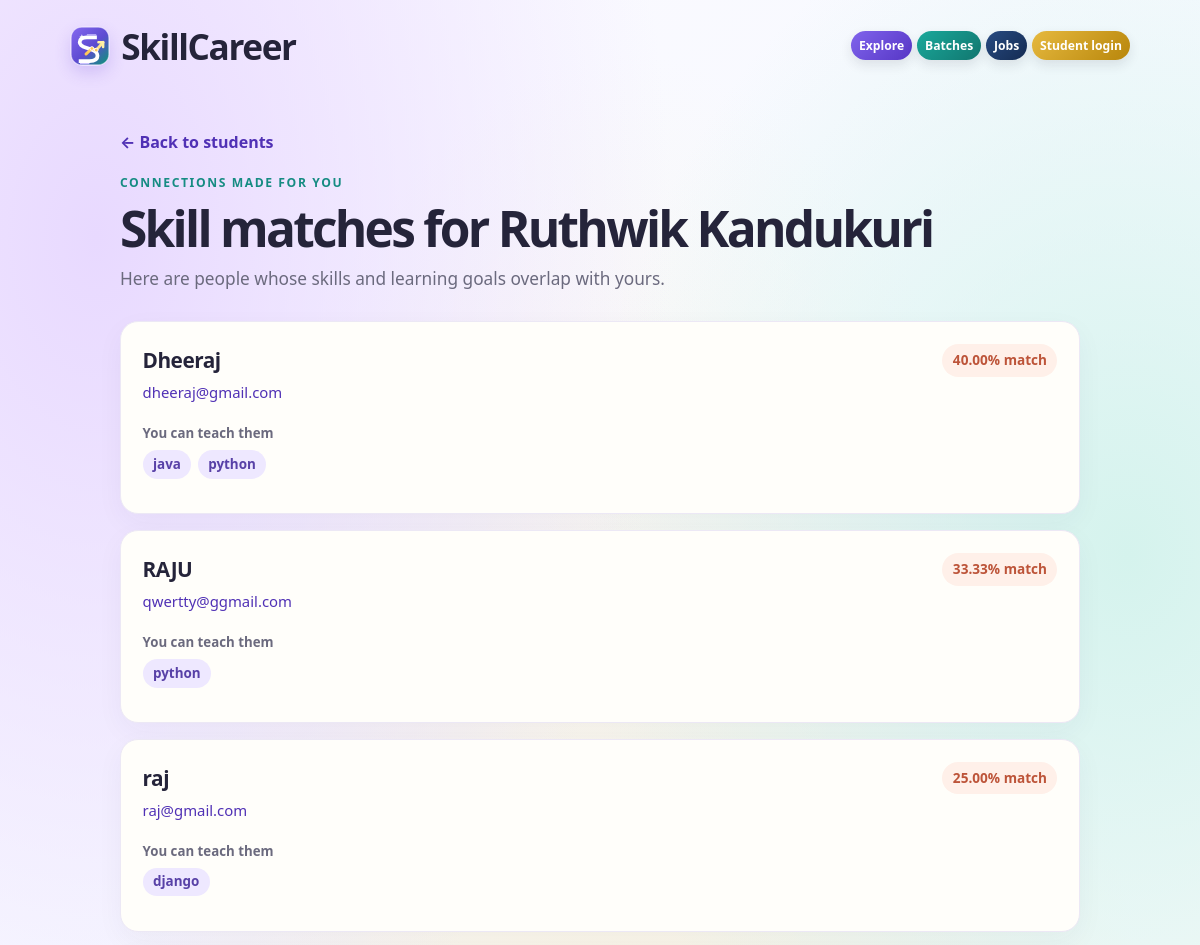
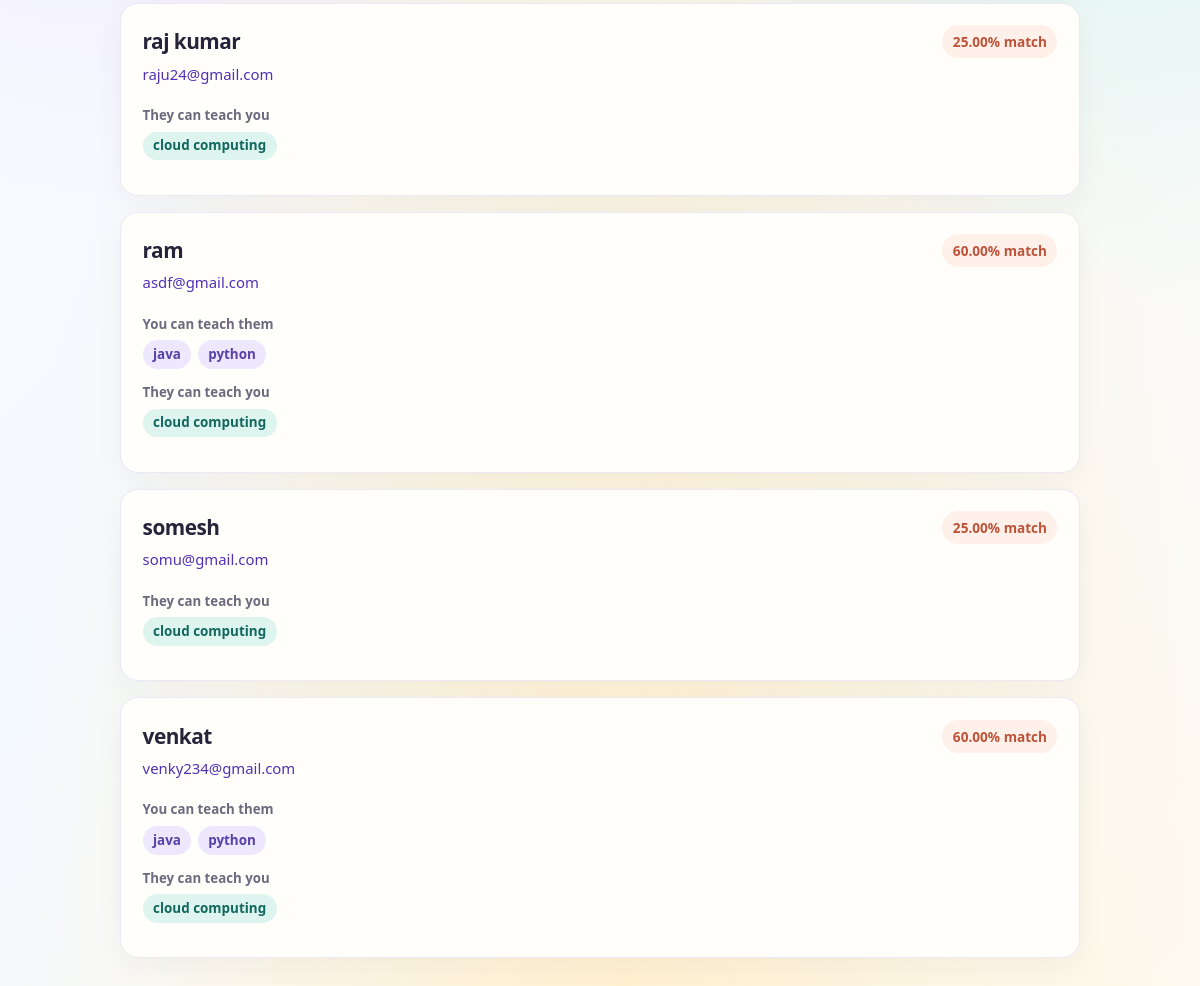
/students/6/matches/, run on the app's committed database (2 pictures, top to bottom).
### matching/models.py (models this page shows, shortened)
class Student(models.Model):
    user = models.OneToOneField(
        settings.AUTH_USER_MODEL,
        on_delete=models.SET_NULL,
        related_name="student_profile",
        null=True,
        blank=True,
    )
    name = models.CharField(max_length=100)
    email = models.EmailField()
    roll_number = models.CharField(max_length=30, unique=True)
    login_code = models.CharField(max_length=6, blank=True, default="", editable=False)
    teach_skills = models.JSONField(default=list, blank=True)
    learn_skills = models.JSONField(default=list, blank=True)
    created_at = models.DateTimeField(auto_now_add=True)
    class Meta:
        ordering = ["name", "id"]

### matching/views.py (the view)
# urls.py: path("students/<int:student_id>/matches/", views.student_matches, name="student-matches"),
def student_matches(request, student_id):
    student = _get_student(student_id)
    matches = _matching_students(student)
    return render(
        request,
        "matching/matches.html",
        {
            "student": student,
            "matches": matches,
        },
    )

### matching/services.py (called while the page is built)
def calculate_match(student1, student2):
    teach1 = set(student1.teach_skills)
    learn1 = set(student1.learn_skills)
    teach2 = set(student2.teach_skills)
    learn2 = set(student2.learn_skills)
    first_match = teach1.intersection(learn2)
    second_match = teach2.intersection(learn1)
    total_possible = len(learn1) + len(learn2)
    percentage = (
        (len(first_match) + len(second_match)) / total_possible * 100
        if total_possible
        else 0
    )
    return first_match, second_match, percentage

### matching/views.py (called while the page is built)
def _get_student(student_id):
    return get_object_or_404(Student, pk=student_id)

def _matching_students(student):
    matches = []
    for other_student in Student.objects.exclude(
        pk=student.pk,
    ).exclude(email__iexact=student.email):
        can_teach, can_learn, percentage = calculate_match(student, other_student)
        if percentage > 0:
            matches.append(
                {
                    "student": other_student,
                    "can_teach": sorted(can_teach),
                    "can_learn": sorted(can_learn),
                    "percentage": percentage,
                }
            )
    return matches

### matching/templates/matching/matches.html (shortened to what this page needs)
{% extends "matching/base.html" %}
{% block content %}
<a class="back-link" href="{% url 'student-list' %}">← Back to students</a>
<p class="eyebrow">Connections made for you</p>
<h1>Skill matches for {{ student.name }}</h1>
<p class="page-intro">Here are people whose skills and learning goals overlap with yours.</p>
{% for match in matches %}
    <section class="card">
        <div class="card-top">
            <div>
                <h2>{{ match.student.name }}</h2>
                <p class="email"><a href="mailto:{{ match.student.email }}">{{ match.student.email }}</a></p>
            </div>
            <span class="match-score">{{ match.percentage|floatformat:2 }}% match</span>
        </div>
        {% if match.can_teach %}
            <div class="skill-row">
                <span class="skill-label">You can teach them</span>
                <div class="skill-list">
                    {% for skill in match.can_teach %}<span class="skill">{{ skill }}</span>{% endfor %}
                </div>
            </div>
        {% endif %}
        {% if match.can_learn %}
            <div class="skill-row">
                <span class="skill-label">They can teach you</span>
                <div class="skill-list">
                    {% for skill in match.can_learn %}<span class="skill skill-learn">{{ skill }}</span>{% endfor %}
                </div>
            </div>
        {% endif %}
    </section>
{% empty %}
    <div class="empty-state">
        <h2>Your next match is out there</h2>
        <p class="page-intro">No matches yet. Check back as more people add their skills to the community.</p>
        <a class="button" href="{% url 'student-list' %}">Explore students</a>
    </div>
{% endfor %}
{% endblock %}

### templates/matching/base.html (style rules this page uses)
:root { color-scheme: light; --ink: #25243a; --muted: #6b6a7e; --purple: #6846d7; --purple-dark: #5031b5; --teal: #168c83; --coral: #e87961; --paper: #fffefa; --line: #ece8f5; }
* { box-sizing: border-box; }
body { min-height: 100vh; margin: 0; background: radial-gradient(ellipse at 8% 12%, #e8d9ff 0, transparent 36rem), radial-gradient(ellipse at 94% 28%, #d5f3ed 0, transparent 34rem), radial-gradient(ellipse at 52% 100%, #fff0cf 0, transparent 38rem), linear-gradient(135deg, #fcf9ff 0%, #f5faff 52%, #fffaf1 100%); color: var(--ink); font: 16px/1.6 system-ui, -apple-system, BlinkMacSystemFont, "Segoe UI", sans-serif; }
a { color: var(--purple-dark); text-decoration: none; }
h1, h2, p { margin-top: 0; }
h1 { margin-bottom: .5rem; font-size: clamp(2rem, 5vw, 3.1rem); line-height: 1.12; letter-spacing: -.055em; }
h2 { margin-bottom: .25rem; font-size: 1.3rem; letter-spacing: -.025em; }
.eyebrow { margin-bottom: .55rem; color: var(--teal); font-size: .76rem; font-weight: 800; letter-spacing: .13em; text-transform: uppercase; }
.page-intro { max-width: 680px; margin-bottom: 1.8rem; color: var(--muted); font-size: 1.08rem; }
.card { margin: 1rem 0; padding: 1.35rem; border: 1px solid var(--line); border-radius: 18px; background: var(--paper); box-shadow: 0 9px 28px #30235b0b; transition: transform .18s ease, box-shadow .18s ease; }
.card-top { position: relative; display: flex; align-items: flex-start; justify-content: space-between; gap: 1rem; }
.email { margin: .15rem 0 .35rem; color: var(--muted); font-size: .93rem; }
.skill-row { margin: .8rem 0; }
.skill-label { display: block; margin-bottom: .35rem; color: var(--muted); font-size: .83rem; font-weight: 700; }
.skill-list { display: flex; flex-wrap: wrap; gap: .4rem; }
.skill { display: inline-block; padding: .22rem .65rem; border-radius: 999px; background: #eee8ff; color: #5841a7; font-size: .84rem; font-weight: 650; }
.skill-learn { background: #def4ee; color: #12675f; }
.match-score { flex: 0 0 auto; padding: .35rem .65rem; border-radius: 999px; background: #fff0e9; color: #bd5439; font-size: .85rem; font-weight: 800; }
.back-link { display: inline-block; margin: 0 0 1.1rem; font-weight: 700; }

### data on the page
Student: name "Ruthwik Kandukuri"
Student: student.name "Dheeraj", student.email "dheeraj@gmail.com", percentage "40.00", can_teach "java" "python"
Student: student.name "RAJU", student.email "qwertty@ggmail.com", percentage "33.33", can_teach "python"
Student: student.name "raj", student.email "raj@gmail.com", percentage "25.00", can_teach "django"
Student: student.name "raj kumar", student.email "raju24@gmail.com", percentage "25.00", can_learn "cloud computing"
Student: student.name "ram", student.email "asdf@gmail.com", percentage "60.00", can_teach "java" "python", can_learn "cloud computing"
Student: student.name "somesh", student.email "somu@gmail.com", percentage "25.00", can_learn "cloud computing"
Student: student.name "venkat", student.email "venky234@gmail.com", percentage "60.00", can_teach "java" "python", can_learn "cloud computing"
